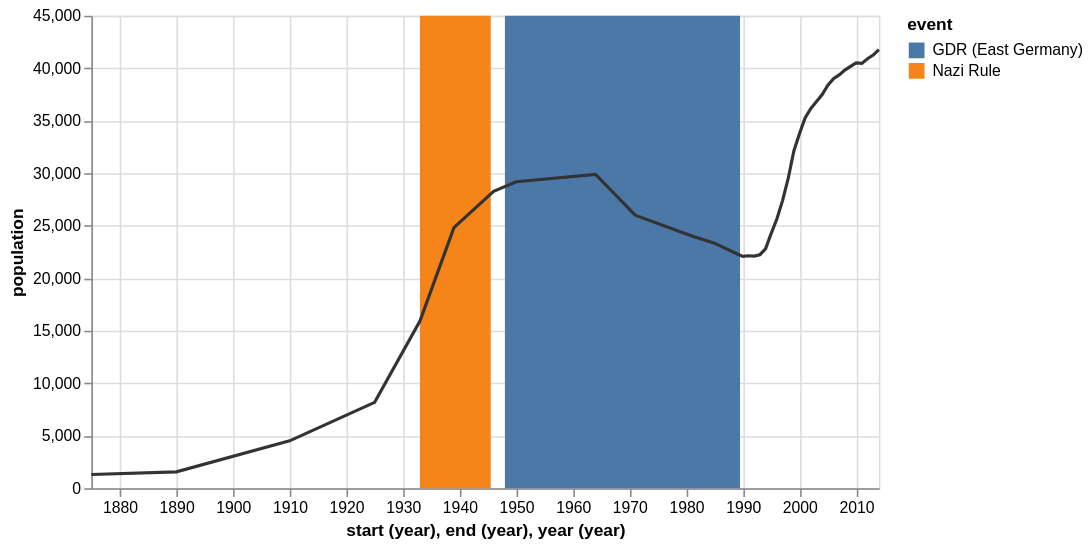

Write a Vega-Lite specification for this figure.
### Vega-Lite specification from a JSON file in a GitHub repository (floating-point values rounded to 4 significant figures)
{"$schema": "https://vega.github.io/schema/vega-lite/v2.json", "description": "The population of the German city of Falkensee over time", "width": 500, "data": {"values": [{"year": "1875", "population": 1309}, {"year": "1890", "population": 1558}, {"year": "1910", "population": 4512}, {"year": "1925", "population": 8180}, {"year": "1933", "population": 15915}, {"year": "1939", "population": 24824}, {"year": "1946", "population": 28275}, {"year": "1950", "population": 29189}, {"year": "1964", "population": 29881}, {"year": "1971", "population": 26007}, {"year": "1981", "population": 24029}, {"year": "1985", "population": 23340}, {"year": "1989", "population": 22307}, {"year": "1990", "population": 22087}, {"year": "1991", "population": 22139}, {"year": "1992", "population": 22105}, {"year": "1993", "population": 22242}, {"year": "1994", "population": 22801}, {"year": "1995", "population": 24273}, {"year": "1996", "population": 25640}, {"year": "1997", "population": 27393}, {"year": "1998", "population": 29505}, {"year": "1999", "population": 32124}, {"year": "2000", "population": 33791}, {"year": "2001", "population": 35297}, {"year": "2002", "population": 36179}, {"year": "2003", "population": 36829}, {"year": "2004", "population": 37493}, {"year": "2005", "population": 38376}, {"year": "2006", "population": 39008}, {"year": "2007", "population": 39366}, {"year": "2008", "population": 39821}, {"year": "2009", "population": 40179}, {"year": "2010", "population": 40511}, {"year": "2011", "population": 40465}, {"year": "2012", "population": 40905}, {"year": "2013", "population": 41258}, {"year": "2014", "population": 41777}], "format": {"parse": {"year": "date:'%Y'"}}}, "layer": [{"mark": "rect", "data": {"values": [{"start": "1933", "end": "1945", "event": "Nazi Rule"}, {"start": "1948", "end": "1989", "event": "GDR (East Germany)"}], "format": {"parse": {"start": "date:'%Y'", "end": "date:'%Y'"}}}, "encoding": {"x": {"field": "start", "type": "temporal", "timeUnit": "year"}, "x2": {"field": "end", "type": "temporal", "timeUnit": "year"}, "color": {"field": "event", "type": "nominal"}}}, {"mark": "line", "encoding": {"x": {"field": "year", "type": "temporal", "timeUnit": "year"}, "y": {"field": "population", "type": "quantitative"}, "color": {"value": "#333"}}}], "config": {"overlay": {"line": true}}}
